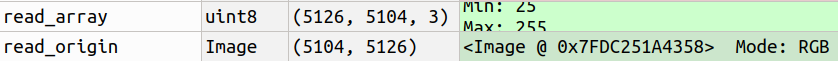
#> input picture openslide/coor.png, 838 x 61 px
$ python -i opencv_utils.py   (imports and definitions only)   (older library calls are emulated)
#> lines starting #> are read from the running program, lines starting #| are printed output that depends on the picture; after the words box and inside, x2 and y2 are one past the last pixel; in counts of white or black regions, pixels touching at a corner belong together
# @Time    : 2019.10.15
# @Author  : Bohrium.Kwong
# @Licence : bio-totem


import cv2
import numpy as np

# Based on opencv-python==4.1.0.25
class OpenCV:
    def __init__(self, im):
        self._im = im

    # [88 lines left out: functions gray_binary, erode_dilate, morphologyex_process, not called in this run]


    def find_contours(self,is_erode_dilate = False,is_hier_return = False,is_morphologyex = None,iterations=3,is_binary=True,mode= 3):
        """
        get the points of contours
        :param morphology: output of self.erode_dilate
        :return:
        """
        if not is_binary:
            morphology = self.gray_binary(thresh=200, show=False)
        else:
            morphology = self._im

        if is_erode_dilate:
            morphology = self.erode_dilate(morphology, erode_iter=0, dilate_iter=3, show=False)
        morphology = cv2.copyMakeBorder(morphology,0,0,0,0,cv2.BORDER_CONSTANT,value=0)


        if is_morphologyex is not None and is_morphologyex in ['dilate','erode','open','close']:
            morphology = self.morphologyex_process(method = is_morphologyex,iterations = iterations)

        # 这里传参要设置成int类型
        # https://docs.opencv.org/4.1.0/d3/dc0/group__imgproc__shape.html#gadf1ad6a0b82947fa1fe3c3d497f260e0
        # https://docs.opencv.org/4.1.0/d3/dc0/group__imgproc__shape.html#ga819779b9857cc2f8601e6526a3a5bc71
        if not isinstance(mode,int):
            mode_dic = {'RETR_EXTERNAL':cv2.RETR_EXTERNAL, 'RETR_LIST':cv2.RETR_LIST, 'RETR_CCOMP':cv2.RETR_CCOMP, 'RETR_TREE':cv2.RETR_TREE, 'RETR_FLOODFILL':cv2.RETR_FLOODFILL}
            mode = mode_dic[mode]
        # 本来指定使用版本是4.x，但考虑到很多人用的依旧是3.X,所以针对findContours的用法对两个版本都做了兼容处理.By Kwong 20190730
        if cv2.__version__[0]=='4':
            cnts, hier = cv2.findContours(morphology,mode=mode,method=cv2.CHAIN_APPROX_SIMPLE)
        else:
            _, cnts , hier = cv2.findContours(morphology,mode=mode,method=cv2.CHAIN_APPROX_SIMPLE)

        if not is_hier_return:
            return cnts
        else:
            return cnts , hier

    # [52 lines left out: functions draw_contours, extract_contours, resize, not called in this run]

>>> import cv2
>>> picture = cv2.imread('../openslide/coor.png', cv2.IMREAD_GRAYSCALE)
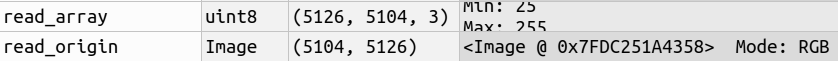
#> picture: shape (61, 838); min 0, max 252, mean 218.3
>>> result = OpenCV(picture).find_contours()
#> in find_contours, `cnts, hier = cv2.findContours(morphology,mode=mode,method=cv2.CHAIN_AP..`: cnts = 88 contours, 87 with area under 20; largest, box (x1, y1, x2, y2) and area: (0, 0, 838, 61) 50220
#> result has the same summary as cnts in find_contours
